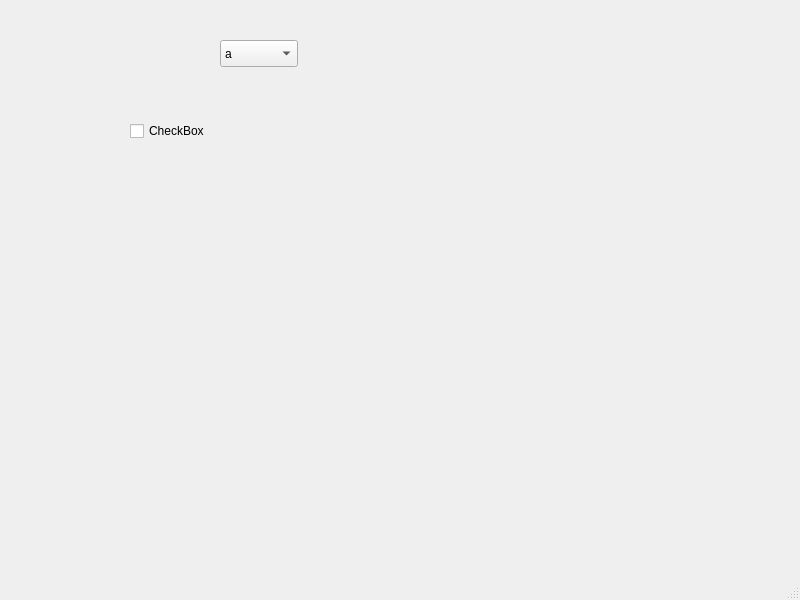
<?xml version="1.0" encoding="UTF-8"?>
<ui version="4.0">
 <class>MainWindow</class>
 <widget class="QMainWindow" name="MainWindow">
  <property name="geometry">
   <rect>
    <x>0</x>
    <y>0</y>
    <width>800</width>
    <height>600</height>
   </rect>
  </property>
  <property name="windowTitle">
   <string>MainWindow</string>
  </property>
  <widget class="QWidget" name="centralwidget">
   <widget class="QComboBox" name="comboBox">
    <property name="geometry">
     <rect>
      <x>220</x>
      <y>40</y>
      <width>78</width>
      <height>27</height>
     </rect>
    </property>
    <item>
     <property name="text">
      <string>a</string>
     </property>
    </item>
    <item>
     <property name="text">
      <string>b</string>
     </property>
    </item>
    <item>
     <property name="text">
      <string>c</string>
     </property>
    </item>
    <item>
     <property name="text">
      <string>d</string>
     </property>
    </item>
   </widget>
   <widget class="QCheckBox" name="checkBox">
    <property name="geometry">
     <rect>
      <x>130</x>
      <y>120</y>
      <width>97</width>
      <height>22</height>
     </rect>
    </property>
    <property name="text">
     <string>CheckBox</string>
    </property>
   </widget>
  </widget>
  <widget class="QMenuBar" name="menubar">
   <property name="geometry">
    <rect>
     <x>0</x>
     <y>0</y>
     <width>800</width>
     <height>25</height>
    </rect>
   </property>
  </widget>
  <widget class="QStatusBar" name="statusbar"/>
 </widget>
 <resources/>
 <connections>
  <connection>
   <sender>comboBox</sender>
   <signal>currentIndexChanged(int)</signal>
   <receiver>checkBox</receiver>
   <slot>showNormal()</slot>
   <hints>
    <hint type="sourcelabel">
     <x>281</x>
     <y>75</y>
    </hint>
    <hint type="destinationlabel">
     <x>173</x>
     <y>158</y>
    </hint>
   </hints>
  </connection>
 </connections>
</ui>
